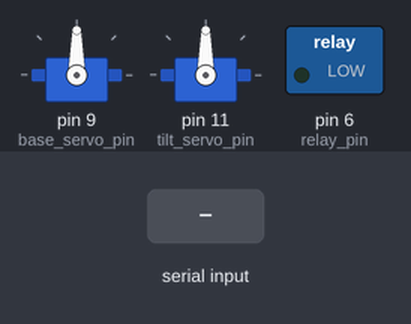
This sketch was run on a simulated Arduino Uno, built with avr-gcc and run on an emulated ATmega328P. Parts: 2 × servo, switched loads named in the sketch (green lamp = pin HIGH). The inputs (shaded band) are chosen by the test bench.

Above: at 1.2 s.
1.3 s: "a|" received over Serial
At 3.9 s:
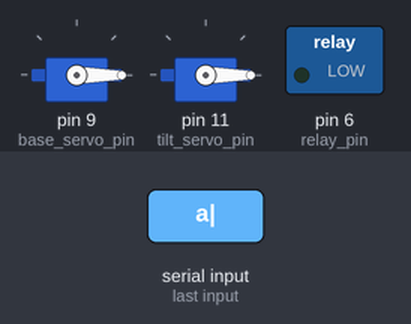
Timing chart, 0 to 5.4 s (numbered marks = the images above; inputs shaded):
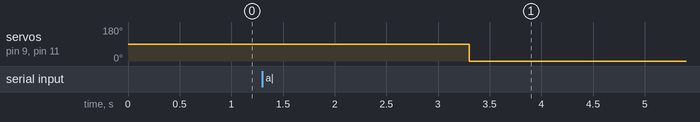

Measured:
- after the input at 1.3 s, servo on pin 9 (base_servo_pin), servo on pin 11 (tilt_servo_pin): 90° → 0° after 2.0 s

The sketch:

arduino_servo_code.ino
```cpp
#include <Servo.h>

//hardware vars
Servo tilt_servo;
Servo base_servo;
int base_servo_pin = 9;
int tilt_servo_pin = 11;
int relay_pin = 6;

//software vars
int base_servo_value = 90;
int tilt_servo_value = 90;
bool rotationChange = false;

void setup() {
  pinMode(relay_pin, OUTPUT);
  Serial.begin(9600);
  base_servo.attach(base_servo_pin);
  base_servo.write(base_servo_value);
  tilt_servo.attach(tilt_servo_pin);
  tilt_servo.write(tilt_servo_value);
}

void loop() {
  if(rotationChange) {
    base_servo.write(base_servo_value);
    tilt_servo.write(tilt_servo_value);
    rotationChange = false;
  }
}

void serialEvent() {
  while (Serial.available()) {
    // get the new byte:
    String command = Serial.readStringUntil('|');
    if(command=="a"){
      String inByteA = Serial.readStringUntil('/'); // read data until newline
      String inByteB = Serial.readStringUntil('\n'); // read data until newline
      base_servo_value = inByteA.toInt();
      tilt_servo_value = inByteB.toInt();
      rotationChange = true;
    }else if(command=="b"){
      String inByteB = Serial.readStringUntil('\n'); // read data until newline
      if(inByteB=="a"){
         digitalWrite(relay_pin, HIGH);
      } else if(inByteB=="b"){
         digitalWrite(relay_pin, LOW);
      }
    }

  }
}
```
